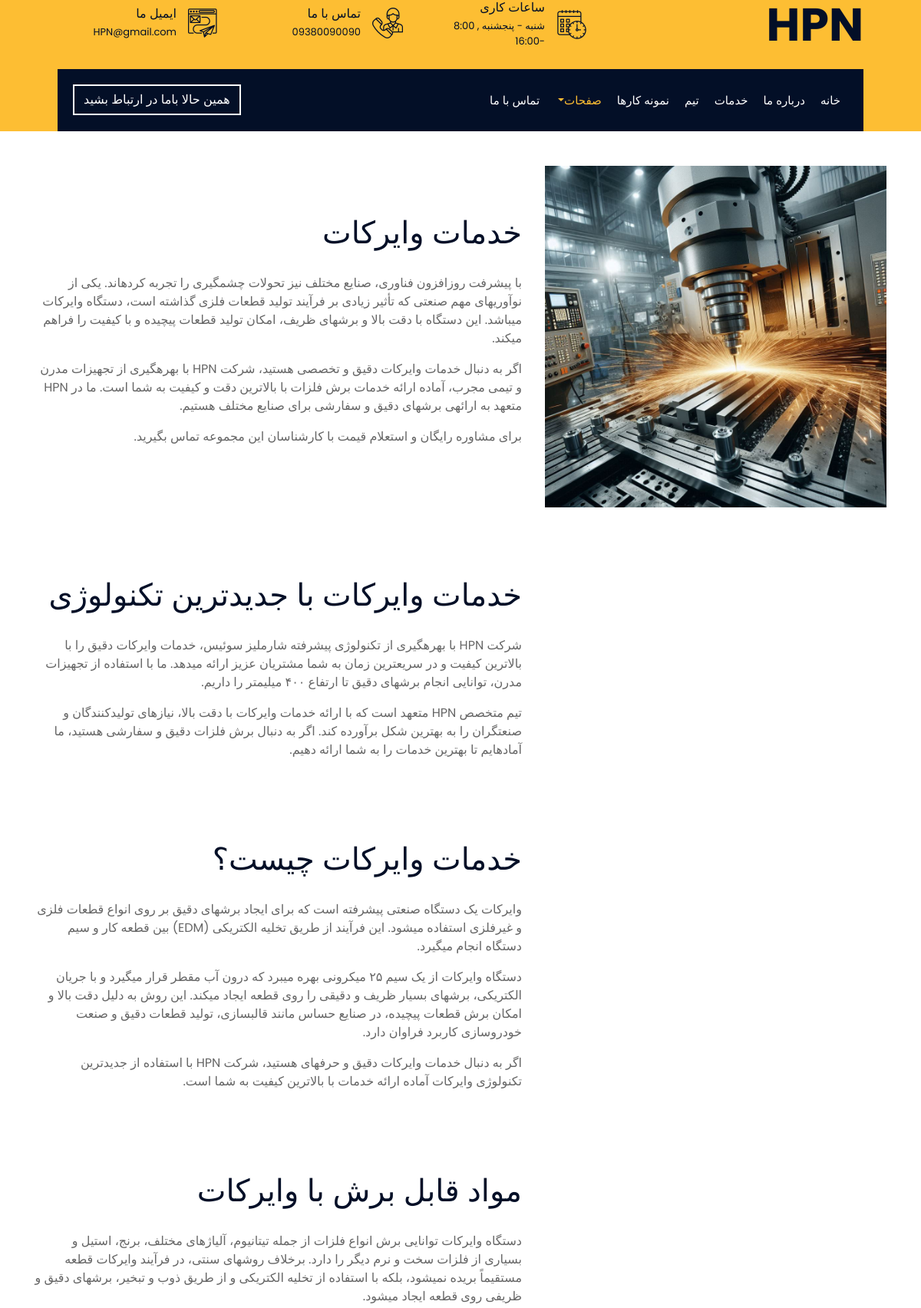
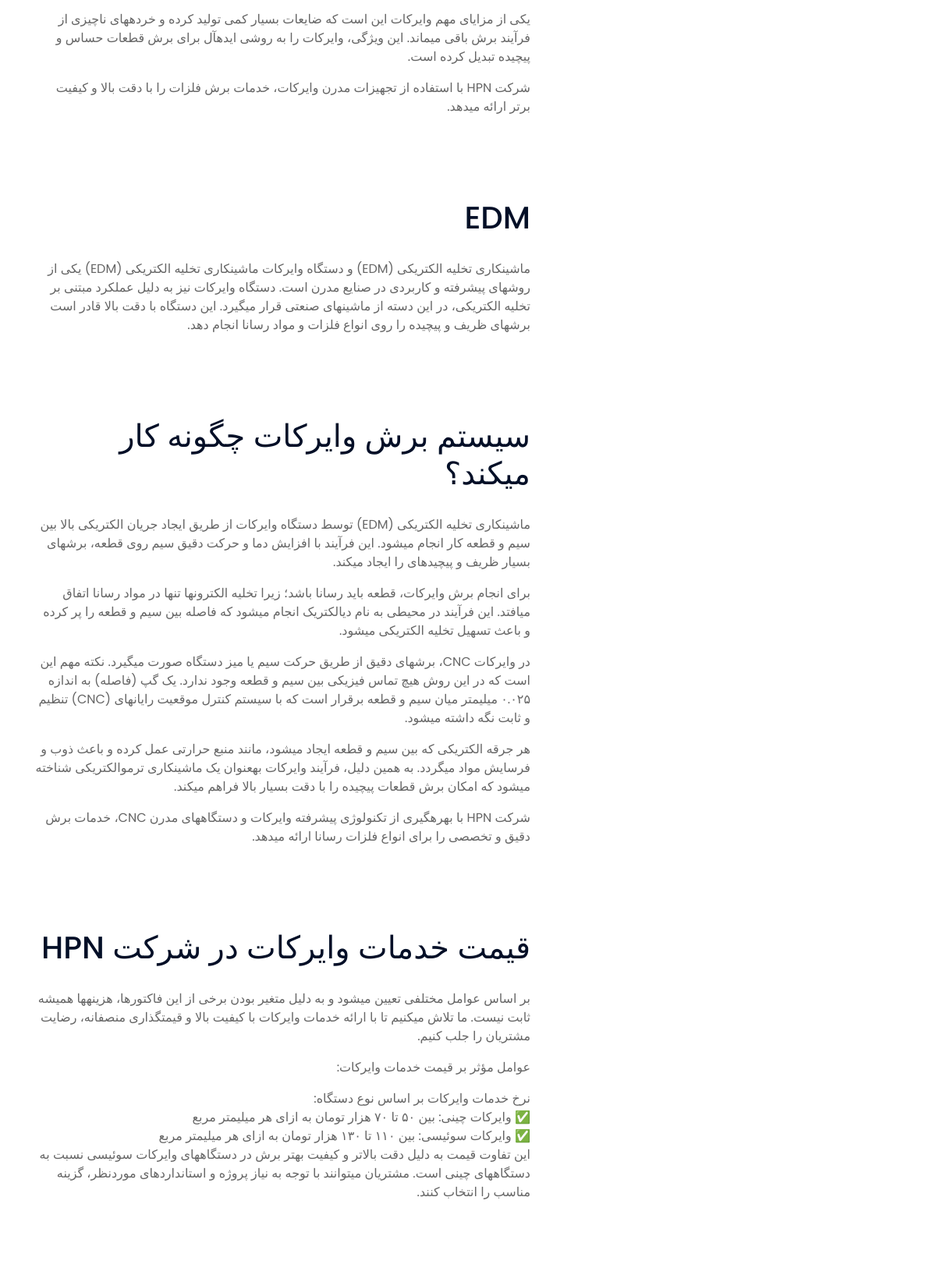
The app's page /wirecut/ (upper part) with its own data (2 pictures, top to bottom).
### textInfo/models.py (models this page shows, shortened)
class HeaderInfo(models.Model):
    company_name = models.CharField(max_length=200, verbose_name='نام شرکت')
    email = models.EmailField(verbose_name='ایمیل')
    phone = models.CharField(max_length=20, verbose_name='شماره تماس')
    working_hours = models.CharField(max_length=100, verbose_name='ساعت کاری')
    logo = models.ImageField(
        upload_to=get_product_image_filepath,
        default=get_default_product_image,
        null=True,
        blank=True
    )
    class Meta:
        verbose_name = 'اطلاعات هدر'
        verbose_name_plural = 'اطلاعات هدر'

class TextEntry(models.Model):
    TITLE_SIZE_CHOICES = [
        ('1', 'عنوان خیلی بزرگ (h1)'),
        ('2', 'عنوان بزرگ (h2)'),
        ('3', 'عنوان متوسط (h3)'),
        ('4', 'عنوان کوچک (h4)'),
        ('5', 'عنوان خیلی کوچک (h5)'),
        ('6', 'عنوان خیلی خیلی کوچک (h6)'),
    ]
    id = models.AutoField(primary_key=True)
    unique_id = models.IntegerField(
    unique=True,
    help_text="شناسه یکتا برای کنترل ترتیب نمایش",
    blank=True,
    null=True
)
    entry_id = models.CharField(max_length=20, unique=True, help_text="شناسه یکتا برای هر متن")
    title = models.CharField(max_length=200, verbose_name="عنوان متن")
    content = models.TextField(verbose_name="محتوا")
    category = models.ForeignKey(Category, on_delete=models.PROTECT, related_name='text_entries', verbose_name="دسته‌بندی")
    image = models.ImageField(
        upload_to=get_product_image_filepath,
        null=True,
        blank=True,
        verbose_name="تصویر"
    )
    display_order = models.PositiveIntegerField(
        default=0,
        help_text="ترتیب نمایش متن (0 = اول)",
        verbose_name="ترتیب نمایش"
    )
    is_visible = models.BooleanField(
        default=True,
        help_text="آیا این متن در سایت نمایش داده شود؟",
        verbose_name="نمایش در سایت"
    )
    title_size = models.CharField(
        max_length=1,
        choices=TITLE_SIZE_CHOICES,
        default='1',
        help_text="اندازه عنوان متن را انتخاب کنید",
        verbose_name="اندازه عنوان"
    )
    created_at = models.DateTimeField(auto_now_add=True, verbose_name="تاریخ ایجاد")
    updated_at = models.DateTimeField(auto_now=True, verbose_name="تاریخ بروزرسانی")
    def get_title_html(self):
        tag = f'h{self.title_size}'
        return f'<{tag}>{self.title}</{tag}>'
    class Meta:
        verbose_name = 'متن'
        verbose_name_plural = 'متن‌ها'
        ordering = ['unique_id']

### textInfo/views.py (the view)
# urls.py: path('wirecut/', views.wirecut, name='wirecut'),
def wirecut(request):
    texts = TextEntry.objects.filter(is_visible=True, category__name='wirecut').order_by('unique_id')
    numbers = Number.objects.all()
    return render(request, 'wirecut.html', {'texts': texts, 'numbers': numbers})

### textInfo/context_processors.py (called while the page is built)
def numbers_processor(request):
    numbers = Number.objects.all()[:4]  # فقط 4 عدد اول
    return {
        'numbers': numbers
    }

def header_info_processor(request):
    try:
        header_info = HeaderInfo.objects.first()
    except HeaderInfo.DoesNotExist:
        header_info = None
    return {
        'header_info': header_info
    }

def footer_info_processor(request):
    try:
        footer_info = FooterInfo.objects.first()
    except FooterInfo.DoesNotExist:
        footer_info = None
    return {
        'footer_info': footer_info
    }

def company_info_processor(request):
    try:
        company_info = CompanyInfo.objects.first()
    except CompanyInfo.DoesNotExist:
        company_info = None
    return {
        'company_info': company_info
    }

def services_processor(request):
    try:
        services = Service.objects.filter(is_visible=True)
        return {'services': services}
    except:
        return {'services': []}

def employees_processor(request):
    try:
        employees = Employee.objects.filter(is_visible=True)
        return {'employees': employees}
    except:
        return {'employees': []}

def active_projects(request):
    projects = Project.objects.filter(is_active=True).order_by('display_order')
    return {'active_projects': projects}

### templates/main/wirecut.html
{% extends 'base.html' %}
{% load static %}
{% block content %}
{% for text in texts %}
            <div class="about wow fadeInUp" data-wow-delay="0.1s">
                <div class="container">
                    <div class="row align-items-center">
                        <div class="col-lg-5 col-md-6">
                            <div class="about-img">
                                {% if text.image %}
                                <img src="{{ text.image.url }}" alt="{{ text.title }}" class="img-fluid">
                                {% endif %}
                            </div>
                        </div>
                        <div class="col-lg-7 col-md-6">
                            <div class="section-header text-right">
                                {{ text.get_title_html|safe }}
                            </div>
                            <div class="about-text">
                                {{ text.content|linebreaks }}
                            </div>
                        </div>
                    </div>
                </div>
            </div>
{% endfor %}
{% endblock %}

### templates/main/header.html (shortened to what this page needs)
{% load static %}
    <div class="top-bar">
        <div class="container-fluid">
            <div class="row align-items-center">
                <div class="col-lg-4 col-md-12">
                    <div class="logo">
                        {% if header_info and header_info.logo %}
                            <a href="{% url 'project:home' %}">
                                <img src="{{ header_info.logo.url }}" alt="لوگو">
                            </a>
                        {% else %}
                            <a href="{% url 'project:home' %}">
                                <h1>{{ header_info.company_name|default:"HPN" }}</h1>
                            </a>
                        {% endif %}
                    </div>
                </div>
                <div class="col-lg-8 col-md-7 d-none d-lg-block">
                    <div class="row">
                        <div class="col-4">
                            <div class="top-bar-item">
                                <div class="top-bar-icon">
                                    <i class="flaticon-calendar"></i>
                                </div>
                                <div class="top-bar-text">
                                    <h3>ساعات کاری</h3>
                                    <p>{{ header_info.working_hours|default:"دوشنبه - جمعه، ۸:۰۰ - ۹:۰۰" }}</p>
                                </div>
                            </div>
                        </div>
                        <div class="col-4">
                            <div class="top-bar-item">
                                <div class="top-bar-icon">
                                    <i class="flaticon-call"></i>
                                </div>
                                <div class="top-bar-text">
                                    <h3>تماس با ما</h3>
                                    <p>{{ header_info.phone|default:"+۰۱۲ ۳۴۵ ۶۷۸۹" }}</p>
                                </div>
                            </div>
                        </div>
                        <div class="col-4">
                            <div class="top-bar-item">
                                <div class="top-bar-icon">
                                    <i class="flaticon-send-mail"></i>
                                </div>
                                <div class="top-bar-text">
                                    <h3>ایمیل ما</h3>
                                    <p>{{ header_info.email|default:"info@example.com" }}</p>
                                </div>
                            </div>
                        </div>
                    </div>
                </div>
            </div>
        </div>
    </div>
    <div class="nav-bar">
        <div class="container-fluid">
            <nav class="navbar navbar-expand-lg bg-dark navbar-dark">
                <div class="collapse navbar-collapse justify-content-between" id="navbarCollapse">
                    <div class="navbar-nav ml-auto">
                        <a href="{% url 'project:home' %}" class="nav-item nav-link {% if request.resolver_match.url_name == 'home' %}active{% endif %}">خانه</a>
                        <a href="{% url 'project:about' %}" class="nav-item nav-link {% if request.resolver_match.url_name == 'about' %}active{% endif %}">درباره ما</a>
                        <a href="{% url 'project:service' %}" class="nav-item nav-link {% if request.resolver_match.url_name == 'service' %}active{% endif %}">خدمات</a>
                        <a href="{% url 'project:team' %}" class="nav-item nav-link {% if request.resolver_match.url_name == 'team' %}active{% endif %}">تیم</a>
                        <a href="{% url 'textInfo:portfolio' %}" class="nav-item nav-link {% if request.resolver_match.url_name == 'portfolio' %}active{% endif %}">نمونه کارها</a>
                        <div class="nav-item dropdown">
                            <a href="#" class="nav-link dropdown-toggle {% if request.resolver_match.url_name in 'blog,cnc,wirecut' %}active{% endif %}" data-toggle="dropdown">صفحات</a>
                        </div>
                        <a href="{% url 'project:contact' %}" class="nav-item nav-link {% if request.resolver_match.url_name == 'contact' %}active{% endif %}">تماس با ما</a>
                    </div>
                    <div class="mr-auto">
                        <a class="btn" href="#">همین حالا باما در ارتباط بشید</a>
                    </div>
                </div>
            </nav>
        </div>
    </div>

### static/css/style.css (style rules this page uses)
body { color: #666666; background: #dddddd; direction: rtl; text-align: right; font-family: 'Poppins', 'Tahoma', 'Arial', sans-serif; font-weight: 400; }
h1, h2, h3, h4, h5, h6 { color: #030f27; }
a { color: #666666; transition: .3s; direction: rtl; }
.btn { text-align: center; transition: .3s; text-align: center; }
.top-bar { position: relative; height: 90px; background: #fdbe33; }
.top-bar .logo { text-align: right; overflow: hidden; }
.top-bar .logo h1 { margin: 0; color: #030f27; font-size: 60px; line-height: 60px; font-weight: 700; }
.top-bar .top-bar-item { display: flex; align-items: center; justify-content: flex-start; }
.top-bar .top-bar-icon { width: 40px; display: flex; align-items: center; justify-content: center; }
.top-bar .top-bar-icon [class^="flaticon-"]::before { margin: 0; color: #030f27; font-size: 40px; }
.top-bar .top-bar-text { padding-left: 0; padding-right: 15px; }
.top-bar .top-bar-text h3 { margin: 0 0 5px 0; color: #030f27; font-size: 16px; font-weight: 400; }
.top-bar .top-bar-text p { margin: 0; color: #030f27; font-size: 13px; font-weight: 400; }
@media (min-width: 992px) { .top-bar { padding: 0 60px; } }
.nav-bar { position: relative; background: #fdbe33; transition: .3s; }
.nav-bar .container-fluid { padding: 0; }
.nav-bar .navbar { height: 100%; background: #030f27 !important; }
.navbar-dark .navbar-nav .nav-link, .navbar-dark .navbar-nav .nav-link:focus, .navbar-dark .navbar-nav .nav-link:hover, .navbar-dark .navbar-nav .nav-link.active { padding: 10px 10px 8px 10px; color: #ffffff; }
.navbar-dark .navbar-nav .nav-link:hover, .navbar-dark .navbar-nav .nav-link.active { color: #fdbe33; transition: none; }
.nav-bar .btn { text-align: center; color: #ffffff; border: 2px solid #ffffff; border-radius: 0; text-align: center; }
@media (min-width: 992px) { .nav-bar { padding: 0 75px; } }
@media (min-width: 992px) { .nav-bar .navbar { padding: 20px; } }
@media (min-width: 992px) { .nav-bar a.nav-link { padding: 8px 15px; font-size: 15px; text-transform: uppercase; } }
.section-header { position: relative; width: 100%; margin-bottom: 45px; }
.about { position: relative; width: 100%; padding: 45px 0; }
.about .section-header { margin-bottom: 30px; }
.about .about-img { position: relative; height: 100%; }
.about .about-img img { width: 100%; height: 100%; object-fit: cover; }
.about .about-text p { font-size: 16px; }

### records on screen
HeaderInfo: working_hours "شنبه - پنجشنبه , 8:00 -16:00", phone "09380090090", email "HPN@gmail.com"
TextEntry: image (picture), get_title_html "خدمات وایرکات", content "با پیشرفت روزافزون فناوری، صنایع مختلف نیز تحولات چشمگیری را تجربه کردهاند. یکی از نوآوریهای مهم صنعتی که تأثیر زیادی بر فرآیند تولید قطعات فلزی گذاشته است، دستگاه وایرکات میباشد. این دستگاه با دقت بالا و برشهای ظریف، امکان تولید قطعات پیچیده و با کیفیت را فراهم میکند. اگر به دنبال خدمات وایرکات دقیق و تخصصی هستید، شرکت HPN با بهرهگیری از تجهیزات مدرن و تیمی مجرب، آماده ارائه خدمات برش فلزات با بالاترین دقت و کیفیت به شما است. ما در HPN متعهد به ارائهی برشهای دقیق و سفارشی برای صنایع مختلف هستیم. برای مشاوره رایگان و استعلام قیمت با کارشناسان این مجموعه تماس بگیرید."
TextEntry: get_title_html "خدمات وایرکات با جدیدترین تکنولوژی", content "شرکت HPN با بهرهگیری از تکنولوژی پیشرفته شارملیز سوئیس، خدمات وایرکات دقیق را با بالاترین کیفیت و در سریعترین زمان به شما مشتریان عزیز ارائه میدهد. ما با استفاده از تجهیزات مدرن، توانایی انجام برشهای دقیق تا ارتفاع ۴۰۰ میلیمتر را داریم. تیم متخصص HPN متعهد است که با ارائه خدمات وایرکات با دقت بالا، نیازهای تولیدکنندگان و صنعتگران را به بهترین شکل برآورده کند. اگر به دنبال برش فلزات دقیق و سفارشی هستید، ما آمادهایم تا بهترین خدمات را به شما ارائه دهیم."
TextEntry: get_title_html "خدمات وایرکات چیست؟", content "وایرکات یک دستگاه صنعتی پیشرفته است که برای ایجاد برشهای دقیق بر روی انواع قطعات فلزی و غیرفلزی استفاده میشود. این فرآیند از طریق تخلیه الکتریکی (EDM) بین قطعه کار و سیم دستگاه انجام میگیرد. دستگاه وایرکات از یک سیم ۲۵ میکرونی بهره میبرد که درون آب مقطر قرار میگیرد و با جریان الکتریکی، برشهای بسیار ظریف و دقیقی را روی قطعه ایجاد میکند. این روش به دلیل دقت بالا و امکان برش قطعات پیچیده، در صنایع حساس مانند قالبسازی، تولید قطعات دقیق و صنعت خودروسازی کاربرد فراوان دارد. اگر به دنبال خدمات وایرکات دقیق و حرفهای هستید، شرکت HPN با استفاده از جدیدترین تکنولوژی وایرکات آماده ارائه خدمات با بالاترین کیفیت به شما است."
TextEntry: get_title_html "مواد قابل برش با وایرکات", content "دستگاه وایرکات توانایی برش انواع فلزات از جمله تیتانیوم، آلیاژهای مختلف، برنج، استیل و بسیاری از فلزات سخت و نرم دیگر را دارد. برخلاف روشهای سنتی، در فرآیند وایرکات قطعه مستقیماً بریده نمیشود، بلکه با استفاده از تخلیه الکتریکی و از طریق ذوب و تبخیر، برشهای دقیق و ظریفی روی قطعه ایجاد میشود. یکی از مزایای مهم وایرکات این است که ضایعات بسیار کمی تولید کرده و خردههای ناچیزی از فرآیند برش باقی میماند. این ویژگی، وایرکات را به روشی ایدهآل برای برش قطعات حساس و پیچیده تبدیل کرده است. شرکت HPN با استفاده از تجهیزات مدرن وایرکات، خدمات برش فلزات را با دقت بالا و کیفیت برتر ارائه میدهد."
TextEntry: get_title_html "EDM", content "ماشینکاری تخلیه الکتریکی (EDM) و دستگاه وایرکات ماشینکاری تخلیه الکتریکی (EDM) یکی از روشهای پیشرفته و کاربردی در صنایع مدرن است. دستگاه وایرکات نیز به دلیل عملکرد مبتنی بر تخلیه الکتریکی، در این دسته از ماشینهای صنعتی قرار میگیرد. این دستگاه با دقت بالا قادر است برشهای ظریف و پیچیده را روی انواع فلزات و مواد رسانا انجام دهد."
TextEntry: get_title_html "سیستم برش وایرکات چگونه کار میکند؟", content "ماشینکاری تخلیه الکتریکی (EDM) توسط دستگاه وایرکات از طریق ایجاد جریان الکتریکی بالا بین سیم و قطعه کار انجام میشود. این فرآیند با افزایش دما و حرکت دقیق سیم روی قطعه، برشهای بسیار ظریف و پیچیدهای را ایجاد میکند. برای انجام برش وایرکات، قطعه باید رسانا باشد؛ زیرا تخلیه الکترونها تنها در مواد رسانا اتفاق میافتد. این فرآیند در محیطی به نام دیالکتریک انجام میشود که فاصله بین سیم و قطعه را پر کرده و باعث تسهیل تخلیه الکتریکی میشود. در وایرکات CNC، برشهای دقیق از طریق حرکت سیم یا میز دستگاه صورت میگیرد. نکته مهم این است که در این روش هیچ تماس فیزیکی بین سیم و قطعه وجود ندارد. یک گپ (فاصله) به اندازه ۰.۰۲۵ میلیمتر میان سیم و قطعه برقرار است که با سیستم کنترل موقعیت رایانهای (CNC) تنظیم و ثابت نگه…"
TextEntry: get_title_html "قیمت خدمات وایرکات در شرکت HPN", content "بر اساس عوامل مختلفی تعیین میشود و به دلیل متغیر بودن برخی از این فاکتورها، هزینهها همیشه ثابت نیست. ما تلاش میکنیم تا با ارائه خدمات وایرکات با کیفیت بالا و قیمتگذاری منصفانه، رضایت مشتریان را جلب کنیم. عوامل مؤثر بر قیمت خدمات وایرکات: نرخ خدمات وایرکات بر اساس نوع دستگاه: ✅ وایرکات چینی: بین ۵۰ تا ۷۰ هزار تومان به ازای هر میلیمتر مربع ✅ وایرکات سوئیسی: بین ۱۱۰ تا ۱۳۰ هزار تومان به ازای هر میلیمتر مربع این تفاوت قیمت به دلیل دقت بالاتر و کیفیت بهتر برش در دستگاههای وایرکات سوئیسی نسبت به دستگاههای چینی است. مشتریان میتوانند با توجه به نیاز پروژه و استانداردهای موردنظر، گزینه مناسب را انتخاب کنند."
